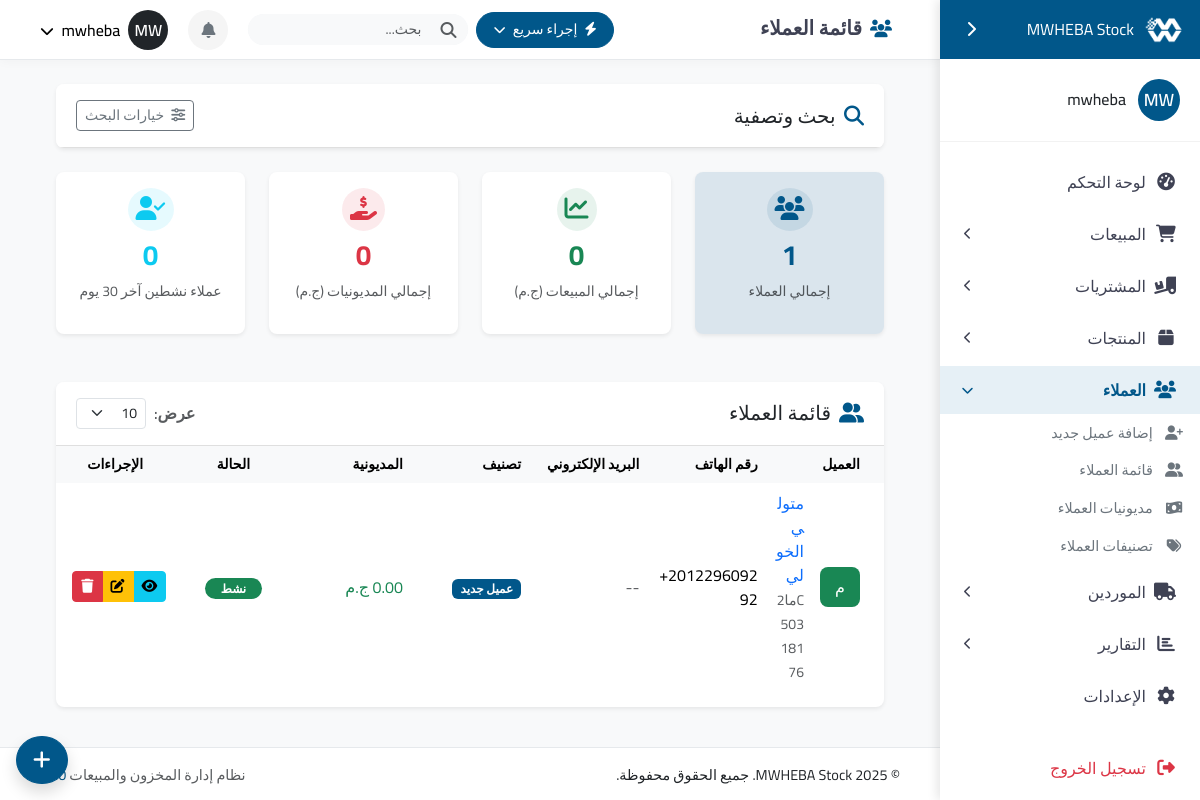
/customers/ (signed in), run on an earlier commit of the app's database.
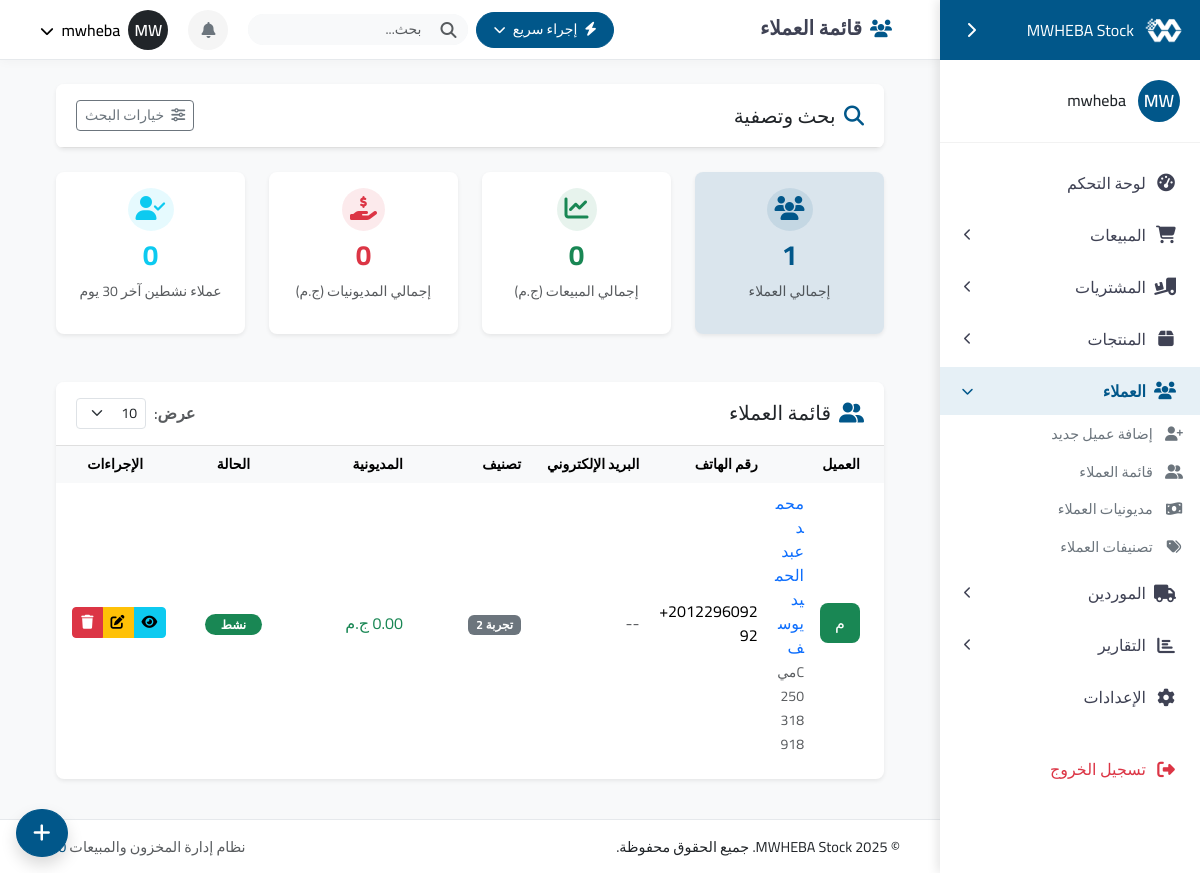
And on a later commit of the database.
### customers/models.py (models this page shows, shortened)
class Customer(models.Model):
    STATUS_CHOICES = (
        ('active', _('نشط')),
        ('inactive', _('غير نشط')),
        ('blocked', _('محظور')),
    )
    phone_regex = RegexValidator(
        regex=r'^\+?1?\d{9,15}$',
        message=_("يجب أن يكون رقم الهاتف بتنسيق: '+999999999'. يُسمح بـ 15 رقم.")
    )
    name = models.CharField(_("اسم العميل"), max_length=255)
    code = models.CharField(_("كود العميل"), max_length=20, unique=True, blank=True, null=True)
    phone = models.CharField(_("رقم الهاتف"), validators=[phone_regex], max_length=20, blank=True, null=True)
    alternative_phone = models.CharField(_("رقم هاتف بديل"), max_length=20, blank=True, null=True)
    email = models.EmailField(_("البريد الإلكتروني"), blank=True, null=True)
    address = models.CharField(_("العنوان"), max_length=255, blank=True, null=True)
    status = models.CharField(_("الحالة"), max_length=20, choices=STATUS_CHOICES, default='active')
    category = models.ForeignKey(CustomerCategory, verbose_name=_("التصنيف"), on_delete=models.SET_NULL,
                               related_name='customers', blank=True, null=True)
    credit_limit = models.DecimalField(_("حد الائتمان"), max_digits=10, decimal_places=2, default=0)
    tax_number = models.CharField(_("الرقم الضريبي"), max_length=50, blank=True, null=True)
    notes = models.TextField(_("ملاحظات"), blank=True, null=True)
    debt = models.DecimalField(_("المديونية"), max_digits=10, decimal_places=2, default=0)
    total_sales = models.DecimalField(_("إجمالي المبيعات"), max_digits=12, decimal_places=2, default=0)
    points = models.IntegerField(_("نقاط الولاء"), default=0)
    created_at = models.DateTimeField(_("تاريخ الإنشاء"), auto_now_add=True)
    updated_at = models.DateTimeField(_("تاريخ التحديث"), auto_now=True)
    last_purchase_date = models.DateField(_("تاريخ آخر شراء"), blank=True, null=True)
    class Meta:
        verbose_name = _("عميل")
        verbose_name_plural = _("العملاء")
        ordering = ['-created_at']
        indexes = [
            models.Index(fields=['name']),
            models.Index(fields=['phone']),
            models.Index(fields=['status']),
            models.Index(fields=['category']),
            models.Index(fields=['debt']),
        ]
    def get_status_display_class(self):
        return {
            'active': 'success',
            'inactive': 'warning',
            'blocked': 'danger',
        }.get(self.status, 'secondary')
    def is_vip(self):
        if self.category and self.category.name.lower() == 'vip':
            return True
        return self.total_sales > 10000  # مثال: أكثر من 10000 ج.م

class CustomerCategory(models.Model):
    name = models.CharField(_("اسم التصنيف"), max_length=100)
    color_code = models.CharField(_("لون التصنيف"), max_length=20, default="primary")
    description = models.TextField(_("وصف"), blank=True, null=True)
    created_at = models.DateTimeField(_("تاريخ الإنشاء"), auto_now_add=True)
    class Meta:
        verbose_name = _("تصنيف العملاء")
        verbose_name_plural = _("تصنيفات العملاء")
        ordering = ['name']
    def __str__(self):
        return self.name

### customers/views.py (the view, shortened to what this page needs)
# urls.py: path('', views.customer_list, name='customer-list'),
@login_required
def customer_list(request):
    form = CustomerSearchForm(request.GET)
    search_query = request.GET.get('search', '')
    debt_status = request.GET.get('debt_status', '')
    category_id = request.GET.get('category', '')
    status = request.GET.get('status', '')
    sort_by = request.GET.get('sort_by', '-created_at')
    customers = Customer.objects.all()
    if category_id and category_id.isdigit():
        customers = customers.filter(category_id=category_id)
    if status:
        customers = customers.filter(status=status)
    if debt_status == 'with_debts':
        customers = customers.filter(debt__gt=0)
    elif debt_status == 'no_debts':
        customers = customers.filter(debt__lte=0)
    elif debt_status == 'exceed_limit':
        customers = customers.filter(credit_limit__gt=0).filter(debt__gt=F('credit_limit'))
    if sort_by:
        customers = customers.order_by(sort_by)
    customer_count = customers.count()
    total_sales = customers.aggregate(total=Sum('total_sales'))['total'] or 0
    total_debt = customers.aggregate(total=Sum('debt'))['total'] or 0
    thirty_days_ago = timezone.now().date() - timezone.timedelta(days=30)
    active_customers = customers.filter(last_purchase_date__gte=thirty_days_ago).count()
    page_size = int(request.GET.get('page_size', 10))
    paginator = Paginator(customers, page_size)
    page_number = request.GET.get('page', 1)
    page_obj = paginator.get_page(page_number)
    categories = CustomerCategory.objects.all()
    context = {
        'customers': page_obj,
        'form': form,
        'categories': categories,
        'total_customers': customer_count,
        'active_customers': active_customers,
        'total_sales': total_sales,
        'total_debt': total_debt,
        'search_query': search_query,
        'debt_status': debt_status,
        'is_paginated': paginator.num_pages > 1,
        'page_obj': page_obj,
        'paginator': paginator,
        'page_size': page_size,
        'recent_customers': active_customers,
    }
    export_format = request.GET.get('export')
    if export_format:
        return export_customers(request, customers, export_format)
    return render(request, 'customers/customer_list.html', context)

### accounts/models.py (called while the page is built)
    def get_initials(self):
        initials = ""
        if self.first_name:
            initials += self.first_name[0]
        if self.last_name:
            initials += self.last_name[0]
        if not initials:
            initials = self.username[0:2]
        return initials.upper()

    def get_color_class(self):
        return self.color_code or 'primary'

### templates/customers/customer_list.html (shortened to what this page needs)
{% extends 'base.html' %}
{% load i18n %}
{% load static %}
{% block content %}
<div class="container-fluid">
    {% include 'customers/includes/search_filter.html' %}
    {% include 'customers/includes/stats_cards.html' %}
    <div class="position-fixed bottom-0 end-0 p-3" style="z-index: 999;">
        <button type="button" class="btn btn-primary btn-lg rounded-circle shadow" data-bs-toggle="modal" data-bs-target="#addCustomerModal" title="إضافة عميل جديد">
            <i class="fas fa-plus"></i>
        </button>
    </div>
    {% include 'customers/includes/customers_table.html' %}
</div>
{% endblock %}

### templates/customers/includes/customers_table.html (shortened to what the changed rows need)
<div class="card shadow-sm">
    <div class="card-body p-0">
        <div class="table-responsive">
            <table class="table table-hover table-borderless align-middle">
                <thead class="table-light text-secondary small">
                    <tr>
                        <th class="ps-4">العميل</th>
                        <th>رقم الهاتف</th>
                        <th>البريد الإلكتروني</th>
                        <th>تصنيف</th>
                        <th>المديونية</th>
                        <th class="text-center">الحالة</th>
                        <th class="text-center">الإجراءات</th>
                    </tr>
                </thead>
                <tbody>
                    {% for customer in customers %}
                    <tr class="{% if forloop.counter|divisibleby:2 %}bg-light{% endif %}">
                        <td class="ps-4">
                            <div class="d-flex align-items-center">
                                <div class="me-3">
                                    <div class="avatar bg-{{ customer.get_status_display_class }} text-white" style="width: 40px; height: 40px; font-size: 16px; border-radius: 8px; display: flex; align-items: center; justify-content: center;">
                                        {{ customer.name|slice:":1"|upper }}
                                    </div>
                                </div>
                                <div>
                                    <a href="#" class="text-decoration-none fw-medium d-block view-customer-btn" data-id="{{ customer.id }}">
                                        {{ customer.name }}
                                    </a>
                                    <small class="text-muted">{{ customer.code }}</small>
                                </div>
                            </div>
                        </td>
                        <td dir="ltr" class="text-start">{{ customer.phone|default:"--" }}</td>
                        <td>
                            {% if customer.email %}
                                <a href="mailto:{{ customer.email }}" class="text-decoration-none text-muted">{{ customer.email }}</a>
                            {% else %}
                                <span class="text-muted">--</span>
                            {% endif %}
                        </td>
                        <td>
                            {% if customer.category %}
                                <span class="badge bg-{{ customer.category.color_code }} px-2 py-1">{{ customer.category.name }}</span>
                            {% else %}
                                <span class="text-muted">--</span>
                            {% endif %}
                        </td>
                        <td>
                            {% if customer.debt > 0 %}
                                <span class="fw-bold text-danger">{{ customer.debt|floatformat:2 }} ج.م</span>
                            {% else %}
                                <span class="text-success">0.00 ج.م</span>
                            {% endif %}
                        </td>
                        <td class="text-center">
                            {% if customer.status == 'active' %}
                                <span class="badge bg-success rounded-pill px-3">نشط</span>
                            {% elif customer.status == 'inactive' %}
                                <span class="badge bg-warning text-dark rounded-pill px-3">غير نشط</span>
                            {% else %}
                                <span class="badge bg-danger rounded-pill px-3">محظور</span>
                            {% endif %}
                        </td>
                        <td>
                            <div class="btn-group btn-group-sm">
                                <button type="button" class="btn btn-info view-customer-btn"
                                    data-id="{{ customer.id }}" title="عرض التفاصيل">
                                    <i class="fas fa-eye"></i>
                                </button>
                                <button type="button" class="btn btn-warning edit-customer-btn"
                                    data-id="{{ customer.id }}" title="تعديل">
                                    <i class="fas fa-edit"></i>
                                </button>
                                <button type="button" class="btn btn-danger"
                                    data-bs-toggle="modal" data-bs-target="#deleteCustomerModal"
                                    data-id="{{ customer.id }}" data-name="{{ customer.name }}" title="حذف">
                                    <i class="fas fa-trash"></i>
                                </button>
                            </div>
                        </td>
                    </tr>
                    {% endfor %}
                </tbody>
            </table>
        </div>
    </div>
</div>

What changed in the data, as far as the page shows it:
removed Customer: name "م", name "متولي الخولي", code "Cما250318176", phone "+201229609292", category.name "عميل جديد", debt "0.00 ج.م", status "نشط"
added Customer: name "م", name "محمد عبد الحميد يوسف", code "Cمي250318918", phone "+201229609292", category.name "تجربة 2", debt "0.00 ج.م", status "نشط"
